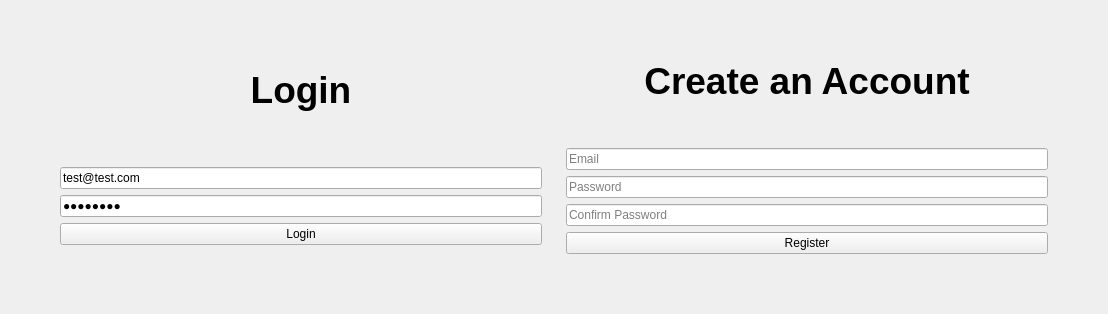
                  <widget class="QWidget" name="page_noaccount">
                   <layout class="QHBoxLayout" name="horizontalLayout">
                    <item>
                     <spacer name="horizontalSpacer_11">
                      <property name="orientation">
                       <enum>Qt::Orientation::Horizontal</enum>
                      </property>
                      <property name="sizeHint" stdset="0">
                       <size>
                        <width>40</width>
                        <height>20</height>
                       </size>
                      </property>
                     </spacer>
                    </item>
                    <item>
                     <widget class="QFrame" name="verticalFrame">
                      <property name="minimumSize">
                       <size>
                        <width>500</width>
                        <height>0</height>
                       </size>
                      </property>
                      <layout class="QVBoxLayout" name="verticalLayout_23">
                       <item>
                        <spacer name="verticalSpacer_6">
                         <property name="orientation">
                          <enum>Qt::Orientation::Vertical</enum>
                         </property>
                         <property name="sizeHint" stdset="0">
                          <size>
                           <width>20</width>
                           <height>40</height>
                          </size>
                         </property>
                        </spacer>
                       </item>
                       <item>
                        <widget class="QLabel" name="label_4">
                         <property name="font">
                          <font>
                           <pointsize>28</pointsize>
                           <bold>true</bold>
                          </font>
                         </property>
                         <property name="text">
                          <string>Login</string>
                         </property>
                         <property name="textFormat">
                          <enum>Qt::TextFormat::AutoText</enum>
                         </property>
                         <property name="alignment">
                          <set>Qt::AlignmentFlag::AlignCenter</set>
                         </property>
                        </widget>
                       </item>
                       <item>
                        <spacer name="verticalSpacer_9">
                         <property name="orientation">
                          <enum>Qt::Orientation::Vertical</enum>
                         </property>
                         <property name="sizeHint" stdset="0">
                          <size>
                           <width>20</width>
                           <height>40</height>
                          </size>
                         </property>
                        </spacer>
                       </item>
                       <item>
                        <widget class="QLineEdit" name="loginEmail">
                         <property name="text">
                          <string>test@test.com</string>
                         </property>
                         <property name="placeholderText">
                          <string>Email</string>
                         </property>
                        </widget>
                       </item>
                       <item>
                        <widget class="QLineEdit" name="loginPass">
                         <property name="text">
                          <string>12345678</string>
                         </property>
                         <property name="echoMode">
                          <enum>QLineEdit::EchoMode::Password</enum>
                         </property>
                         <property name="placeholderText">
                          <string>Password</string>
                         </property>
                        </widget>
                       </item>
                       <item>
                        <widget class="QPushButton" name="loginToAcc">
                         <property name="text">
                          <string>Login</string>
                         </property>
                        </widget>
                       </item>
                       <item>
                        <spacer name="verticalSpacer_5">
                         <property name="orientation">
                          <enum>Qt::Orientation::Vertical</enum>
                         </property>
                         <property name="sizeHint" stdset="0">
                          <size>
                           <width>20</width>
                           <height>40</height>
                          </size>
                         </property>
                        </spacer>
                       </item>
                      </layout>
                     </widget>
                    </item>
                    <item>
                     <widget class="QFrame" name="verticalFrame">
                      <property name="minimumSize">
                       <size>
                        <width>500</width>
                        <height>0</height>
                       </size>
                      </property>
                      <layout class="QVBoxLayout" name="verticalLayout_24">
                       <item>
                        <spacer name="verticalSpacer_8">
                         <property name="orientation">
                          <enum>Qt::Orientation::Vertical</enum>
                         </property>
                         <property name="sizeHint" stdset="0">
                          <size>
                           <width>20</width>
                           <height>40</height>
                          </size>
                         </property>
                        </spacer>
                       </item>
                       <item>
                        <widget class="QLabel" name="label_5">
                         <property name="font">
                          <font>
                           <pointsize>28</pointsize>
                           <bold>true</bold>
                          </font>
                         </property>
                         <property name="text">
                          <string>Create an Account</string>
                         </property>
                         <property name="alignment">
                          <set>Qt::AlignmentFlag::AlignCenter</set>
                         </property>
                        </widget>
                       </item>
                       <item>
                        <spacer name="verticalSpacer_10">
                         <property name="orientation">
                          <enum>Qt::Orientation::Vertical</enum>
                         </property>
                         <property name="sizeHint" stdset="0">
                          <size>
                           <width>20</width>
                           <height>40</height>
                          </size>
                         </property>
                        </spacer>
                       </item>
                       <item>
                        <widget class="QLineEdit" name="lineEdit_6">
                         <property name="placeholderText">
                          <string>Email</string>
                         </property>
                        </widget>
                       </item>
                       <item>
                        <widget class="QLineEdit" name="lineEdit_5">
                         <property name="echoMode">
                          <enum>QLineEdit::EchoMode::Password</enum>
                         </property>
                         <property name="placeholderText">
                          <string>Password</string>
                         </property>
                        </widget>
                       </item>
                       <item>
                        <widget class="QLineEdit" name="lineEdit_4">
                         <property name="placeholderText">
                          <string>Confirm Password</string>
                         </property>
                        </widget>
                       </item>
                       <item>
                        <widget class="QPushButton" name="pushButton_3">
                         <property name="text">
                          <string>Register</string>
                         </property>
                        </widget>
                       </item>
                       <item>
                        <spacer name="verticalSpacer_7">
                         <property name="orientation">
                          <enum>Qt::Orientation::Vertical</enum>
                         </property>
                         <property name="sizeHint" stdset="0">
                          <size>
                           <width>20</width>
                           <height>40</height>
                          </size>
                         </property>
                        </spacer>
                       </item>
                      </layout>
                     </widget>
                    </item>
                    <item>
                     <spacer name="horizontalSpacer_12">
                      <property name="orientation">
                       <enum>Qt::Orientation::Horizontal</enum>
                      </property>
                      <property name="sizeHint" stdset="0">
                       <size>
                        <width>40</width>
                        <height>20</height>
                       </size>
                      </property>
                     </spacer>
                    </item>
                   </layout>
                  </widget>
